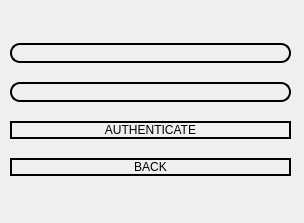
<?xml version="1.0" encoding="UTF-8"?>
<ui version="4.0">
 <class>ManagerAuthenticationDialog</class>
 <widget class="QDialog" name="ManagerAuthenticationDialog">
  <property name="geometry">
   <rect>
    <x>0</x>
    <y>0</y>
    <width>304</width>
    <height>223</height>
   </rect>
  </property>
  <property name="windowTitle">
   <string>Dialog</string>
  </property>
  <widget class="QWidget" name="layoutWidget">
   <property name="geometry">
    <rect>
     <x>10</x>
     <y>30</y>
     <width>281</width>
     <height>161</height>
    </rect>
   </property>
   <layout class="QVBoxLayout" name="verticalLayout">
    <item>
     <widget class="QLineEdit" name="lineEditManagerLoginName">
      <property name="styleSheet">
       <string notr="true">#lineEditManagerLoginName{
	background-color: transparent;
border-radius: 10px ;
border: 2px solid black

}</string>
      </property>
     </widget>
    </item>
    <item>
     <widget class="QLineEdit" name="lineEditManagerLoginPass">
      <property name="styleSheet">
       <string notr="true">#lineEditManagerLoginPass{
	background-color: transparent;
border-radius: 10px ;
border: 2px solid black

}</string>
      </property>
     </widget>
    </item>
    <item>
     <widget class="QPushButton" name="pushButtonManagerloginAuthenticate">
      <property name="styleSheet">
       <string notr="true">#pushButtonManagerloginAuthenticate{
color: rgb(0, 0, 0);
border-background: transparent;
border-radius :10px;
border: 2px solid black;
font: 700 11pt &quot;Arial&quot;;
}


#pushButtonManagerloginAuthenticate:hover{

background-color:rgb(85, 170, 255);
}

#pushButtonManagerloginAuthenticate:pressed{
	background-color: rgb(0, 85, 255);

}</string>
      </property>
      <property name="text">
       <string>AUTHENTICATE</string>
      </property>
     </widget>
    </item>
    <item>
     <widget class="QPushButton" name="pushButtonManagerLoginBack">
      <property name="styleSheet">
       <string notr="true">#pushButtonManagerLoginBack{
color: rgb(0, 0, 0);
border-background: transparent;
border-radius :10px;
border: 2px solid black;
font: 700 11pt &quot;Arial&quot;;
}


#pushButtonManagerLoginBack:hover{

background-color:rgb(85, 170, 255);
}

#pushButtonManagerLoginBack:pressed{
	background-color: rgb(0, 85, 255);

}</string>
      </property>
      <property name="text">
       <string>BACK</string>
      </property>
     </widget>
    </item>
   </layout>
  </widget>
 </widget>
 <resources/>
 <connections/>
</ui>
